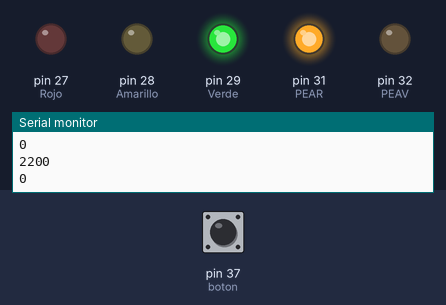
Simulated run of this sketch. Board: Arduino Mega 2560, built with avr-gcc and run on an emulated ATmega2560. Shown: output pins drawn as LEDs (lit = HIGH), the last lines printed to the serial monitor. The inputs (shaded band) are chosen by the test bench; at power-on: pin 37 (boton) LOW.

Above: at 4.1 s.
4.2 s: pin 37 (boton) pulled HIGH for 1.4 s
At 20.0 s:
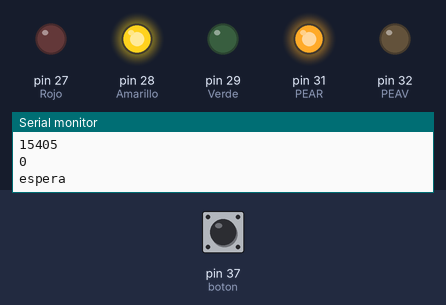
At 21.9 s:
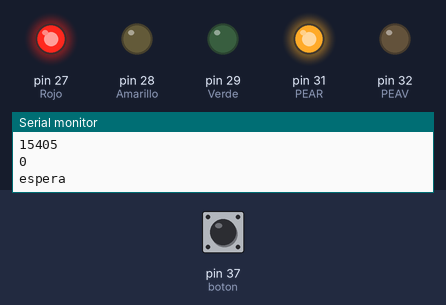
Timing chart, 0 to 22.5 s (numbered marks = the images above; inputs shaded):
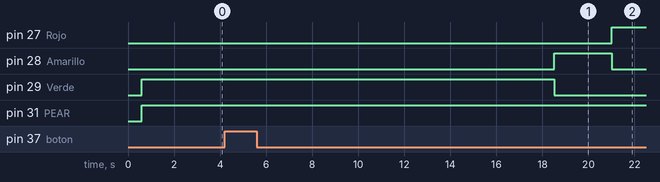

Measured:
- after the input at 4.2 s, pin 27 (Rojo): LOW → HIGH after 16.8 s; pin 28 (Amarillo): LOW → HIGH after 14.3 s, → LOW 2.5 s later; pin 29 (Verde): HIGH → LOW after 14.3 s

The sketch:

semaforo2.ino
```cpp
#define Rojo 27
#define Amarillo 28
#define Verde 29
#define PEAR 31
#define PEAV 32
#define boton 37

int estado = 0;
int tiempo = 0;
int tiempo2 = 0;
long Tactual = 0;
long Tinicial = 0;
int cambio = 15000;
int activo = 0;

void setup() {

  pinMode (Rojo, OUTPUT);
  pinMode (Amarillo, OUTPUT);
  pinMode (Verde, OUTPUT);
  pinMode (PEAR, OUTPUT);
  pinMode (PEAV, OUTPUT);
  pinMode (boton, INPUT);
  digitalWrite (Rojo, 0);
  digitalWrite (Amarillo, 0);
  digitalWrite (Verde, 0);
  digitalWrite (PEAR, 0);
  digitalWrite (PEAV, 0);

  Serial.begin(9600);
}

void loop() {

  Tactual = millis();
  delay(600);
  digitalWrite (Rojo, 0);
  digitalWrite (Amarillo, 0);
  digitalWrite (Verde, 1);
  digitalWrite (PEAR, 1);
  digitalWrite (PEAV, 0);
  delay(500);
  Serial.println(Tactual - Tinicial);
  Serial.println(Tinicial);

  if (digitalRead(boton) == 1) {
    activo = 1;
  }

  if ( activo == 1) {
    Serial.println("espera");
    sem();
  }
}


void sem() {

  if (Tactual - Tinicial >= cambio) {
    while (tiempo < 3) {
      digitalWrite (Rojo, 0);
      digitalWrite (Amarillo, 0);
      digitalWrite (Verde, 1);
      digitalWrite (PEAR, 1);
      digitalWrite (PEAV, 0);
      delay(500);
      tiempo++;
    }
    tiempo = 0;
    while (tiempo < 3) {
      delay(500);
      digitalWrite (Rojo, 0);
      digitalWrite (Amarillo, 1);
      digitalWrite (Verde, 0);
      digitalWrite (PEAR, 1);
      digitalWrite (PEAV, 0);
      delay(500);
      tiempo++;
    }
    tiempo = 0;
    while (tiempo < 2) {
      digitalWrite (Rojo, 1);
      digitalWrite (Amarillo, 0);
      digitalWrite (Verde, 0);
      digitalWrite (PEAR, 1);
      digitalWrite (PEAV, 0);
      delay(500);
      tiempo++;
    }
    tiempo = 0;
    while (tiempo < 3) {
      delay(500);
      digitalWrite (Rojo, 1);
      digitalWrite (Amarillo, 0);
      digitalWrite (Verde, 0);
      digitalWrite (PEAR, 0);
      digitalWrite (PEAV, 1);
      delay(500);
      tiempo++;
    }

    tiempo = 0;

    while (tiempo2 < 3) {
      delay(500);
      digitalWrite (PEAV, 1);
      delay(500);
      digitalWrite (PEAV, 0);
      delay(500);
      tiempo2++;
    }
    digitalWrite (Rojo, 1);
    digitalWrite (PEAR, 1);
    delay(600);
    tiempo = 0;
    tiempo2 = 0;
    Tinicial = Tactual + 15401;
    activo = 0;
  }
}
```
